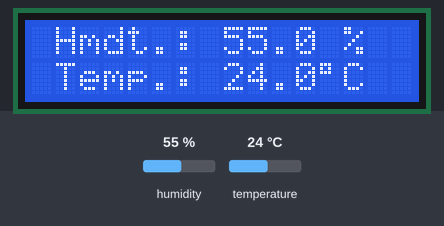
Bench run of a sketch on a simulated Arduino Uno, built with avr-gcc and run on an emulated ATmega328P. Shown: 16×2 character LCD. The test bench sets the inputs (shaded band); at power-on: humidity 55 %, temperature 24 °C. What the sketch prints to the serial monitor is not drawn.

Above: at 2.7 s.
At 6.97 s:
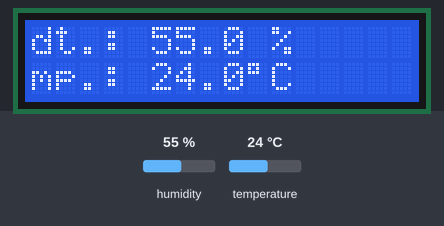
At 10.57 s:
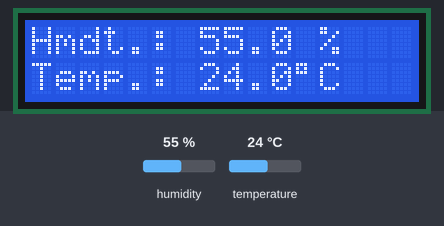
At 18.93 s:
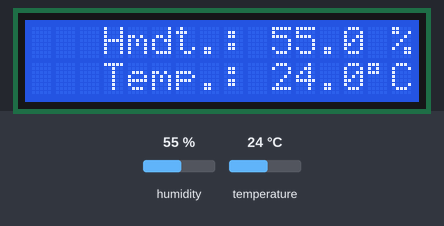
At 27.17 s:
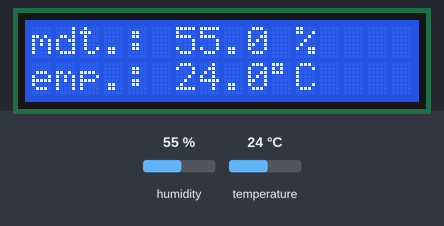
At 35.83 s:
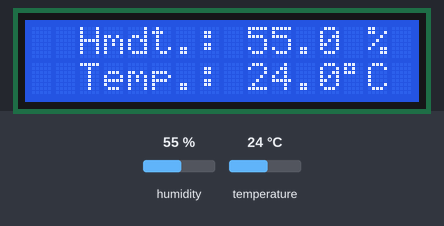

The sketch:

mini_weather_station.ino
```cpp
#include <LiquidCrystal.h>
#include <dht.h>

dht DHT;
// initialize the library with the numbers of the interface pins
LiquidCrystal lcd(12, 11, 5, 4, 3, 2);

//Celsius to Fahrenheit conversion
double Fahrenheit(double celsius)
{
        return 1.8 * celsius + 32;
}

//Celsius to Kelvin conversion
double Kelvin(double celsius)
{
        return celsius + 273.15;
}

void setup() {
  // set up the LCD's number of columns and rows:
  lcd.begin(16, 2);
  Serial.begin(9600);
  delay(500);//Delay to let system boot
  Serial.println("DHT11 Humidity & temperature Sensor:\n");
  delay(2000);//Wait before accessing Sensor
}

void loop() {
  DHT.read11(A2);
  Serial.print("Current humidity = ");
  Serial.print(DHT.humidity);
  Serial.print("%  and ");
  Serial.print("temperature = ");
  Serial.print(DHT.temperature);
  Serial.print("C / ");
  Serial.print(Fahrenheit(DHT.temperature));
  Serial.print("F / ");
  Serial.print(Kelvin(DHT.temperature));
  Serial.println("K.");
  lcd.clear();
  lcd.setCursor(1, 0);
  lcd.print("Hmdt.: ");
  lcd.print((float)DHT.humidity, 1);
  lcd.print(" %");
  lcd.setCursor(1, 1);
  lcd.print("Temp.: ");
  lcd.print((float)DHT.temperature, 1);
  lcd.write(0b11011111);
  lcd.print("C");
  delay(4000);
  for (int positionCounter = 0; positionCounter < 14; positionCounter++) {
    lcd.scrollDisplayLeft();
    delay(150);
  }
  for (int positionCounter = 0; positionCounter < 14; positionCounter++) {
    lcd.scrollDisplayRight();
    delay(150);
  }
  delay(4000);
  for (int positionCounter = 0; positionCounter < 15; positionCounter++) {
    lcd.scrollDisplayRight();
    delay(150);
  }
  for (int positionCounter = 0; positionCounter < 15; positionCounter++) {
    lcd.scrollDisplayLeft();
    delay(150);
  }
}
```

Measured:
- what the display in image 0 shows lasts 4.0 s, from 2.6 s to 6.6 s
